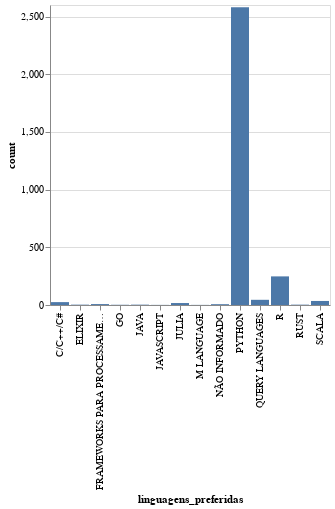

Notebook cell for this chart:
### Code cell
df_linguagens_count = df_etico_4['linguagens_preferidas'].value_counts().reset_index()
alt.Chart(df_linguagens_count).mark_bar().encode(
    x='linguagens_preferidas',
    y='count'
)

### Figure 1 — Vega-Lite specification as saved in the notebook (floating-point values rounded to 4 significant figures)
{"config": {"view": {"continuousWidth": 300, "continuousHeight": 300}}, "data": {"name": "data-15ff1ece61895aca7185bfc6325d7554"}, "mark": {"type": "bar"}, "encoding": {"x": {"field": "linguagens_preferidas", "type": "nominal"}, "y": {"field": "count", "type": "quantitative"}}, "$schema": "https://vega.github.io/schema/vega-lite/v5.20.1.json", "datasets": {"data-15ff1ece61895aca7185bfc6325d7554": [{"linguagens_preferidas": "PYTHON", "count": 2581}, {"linguagens_preferidas": "R", "count": 248}, {"linguagens_preferidas": "QUERY LANGUAGES", "count": 45}, {"linguagens_preferidas": "SCALA", "count": 35}, {"linguagens_preferidas": "C/C++/C#", "count": 25}, {"linguagens_preferidas": "JULIA", "count": 17}, {"linguagens_preferidas": "FRAMEWORKS PARA PROCESSAMENTO DE DADOS", "count": 8}, {"linguagens_preferidas": "NÃO INFORMADO", "count": 7}, {"linguagens_preferidas": "JAVA", "count": 3}, {"linguagens_preferidas": "RUST", "count": 3}, {"linguagens_preferidas": "ELIXIR", "count": 3}, {"linguagens_preferidas": "GO", "count": 2}, {"linguagens_preferidas": "M LANGUAGE", "count": 1}, {"linguagens_preferidas": "JAVASCRIPT", "count": 1}]}}
